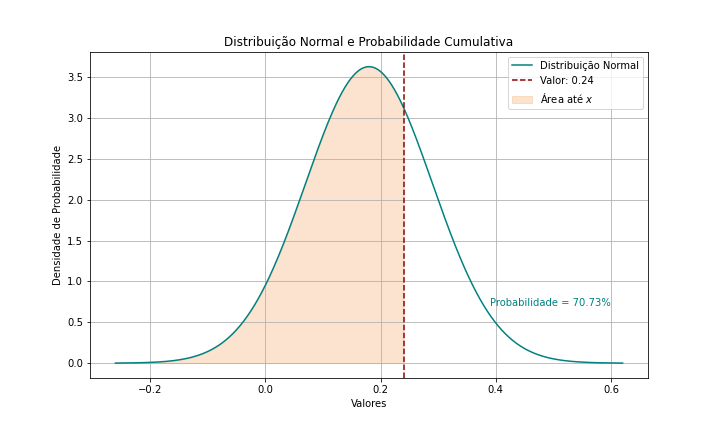

Generate this figure with Python:
#!/usr/bin/env python
# coding: utf-8

# In[1]:


import pandas as pd
from scipy.stats import norm
import numpy as np
import matplotlib.pyplot as plt


# In[2]:


media = 0.18
desvio_padrao = 0.11
valor = 0.24


# In[3]:


probabilidade = norm.cdf(valor, loc=media, scale=desvio_padrao)
probabilidade_final = probabilidade * 100

print(f'A probabilidade de obter um valor menor ou igual a {valor} é: {probabilidade_final:.4f}')


# In[4]:


x = np.linspace(media - 4*desvio_padrao, media + 4*desvio_padrao, 1000)
y = norm.pdf(x, loc=media, scale=desvio_padrao)


# In[11]:


plt.figure(figsize=(10, 6))

plt.plot(x, y, label='Distribuição Normal', color='teal')
plt.fill_between(x, y, where=(x <= valor), color='sandybrown', alpha=0.3, label='Área até $x$')
plt.axvline(x=valor, color='darkred', linestyle='--', label='Valor: {:.2f}'.format(valor))
plt.text(valor + 0.15, 0.7, 'Probabilidade = {:.2%}'.format(probabilidade), color='teal')


plt.title('Distribuição Normal e Probabilidade Cumulativa')
plt.xlabel('Valores')
plt.ylabel('Densidade de Probabilidade')
plt.legend()
plt.grid(True)

plt.show()


# In[ ]:
